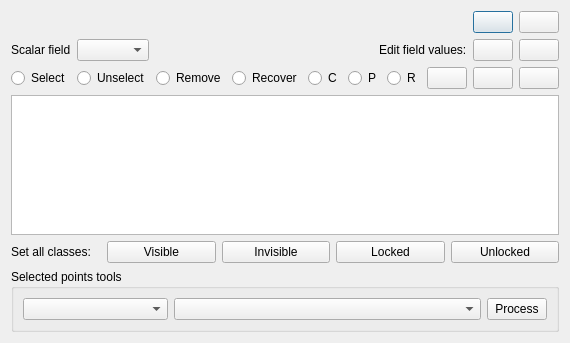
<?xml version="1.0" encoding="UTF-8"?>
<ui version="4.0">
 <class>ccToolsManualClassificationDlg</class>
 <widget class="QDialog" name="ccToolsManualClassificationDlg">
  <property name="geometry">
   <rect>
    <x>0</x>
    <y>0</y>
    <width>564</width>
    <height>343</height>
   </rect>
  </property>
  <property name="windowTitle">
   <string>Dialog</string>
  </property>
  <property name="locale">
   <locale language="English" country="UnitedStates"/>
  </property>
  <layout class="QGridLayout" name="gridLayout_2">
   <item row="0" column="0">
    <layout class="QHBoxLayout" name="horizontalLayout_4">
     <item>
      <spacer name="horizontalSpacer_3">
       <property name="orientation">
        <enum>Qt::Horizontal</enum>
       </property>
       <property name="sizeHint" stdset="0">
        <size>
         <width>40</width>
         <height>20</height>
        </size>
       </property>
      </spacer>
     </item>
     <item>
      <widget class="QPushButton" name="pbApply">
       <property name="toolTip">
        <string>apply and close dialog</string>
       </property>
       <property name="text">
        <string/>
       </property>
       <property name="icon">
        <iconset resource="../qTidopTools.qrc">
         <normaloff>:/CC/plugin/qTidopTools/images/ccSmallValidate.png</normaloff>:/CC/plugin/qTidopTools/images/ccSmallValidate.png</iconset>
       </property>
      </widget>
     </item>
     <item>
      <widget class="QPushButton" name="pbClose">
       <property name="toolTip">
        <string>close dialog</string>
       </property>
       <property name="text">
        <string/>
       </property>
       <property name="icon">
        <iconset resource="../qTidopTools.qrc">
         <normaloff>:/CC/plugin/qTidopTools/images/ccCancel.png</normaloff>:/CC/plugin/qTidopTools/images/ccCancel.png</iconset>
       </property>
      </widget>
     </item>
    </layout>
   </item>
   <item row="1" column="0">
    <layout class="QHBoxLayout" name="horizontalLayout_3">
     <item>
      <widget class="QLabel" name="label">
       <property name="sizePolicy">
        <sizepolicy hsizetype="Maximum" vsizetype="Preferred">
         <horstretch>0</horstretch>
         <verstretch>0</verstretch>
        </sizepolicy>
       </property>
       <property name="text">
        <string>Scalar field</string>
       </property>
       <property name="wordWrap">
        <bool>true</bool>
       </property>
      </widget>
     </item>
     <item>
      <widget class="QComboBox" name="cbScalarField">
       <property name="sizeAdjustPolicy">
        <enum>QComboBox::AdjustToContents</enum>
       </property>
      </widget>
     </item>
     <item>
      <spacer name="horizontalSpacer_4">
       <property name="orientation">
        <enum>Qt::Horizontal</enum>
       </property>
       <property name="sizeHint" stdset="0">
        <size>
         <width>40</width>
         <height>20</height>
        </size>
       </property>
      </spacer>
     </item>
     <item>
      <widget class="QLabel" name="label_2">
       <property name="text">
        <string>Edit field values:</string>
       </property>
      </widget>
     </item>
     <item>
      <widget class="QPushButton" name="pbAdd">
       <property name="toolTip">
        <string>add new class</string>
       </property>
       <property name="locale">
        <locale language="English" country="UnitedStates"/>
       </property>
       <property name="text">
        <string/>
       </property>
       <property name="icon">
        <iconset resource="../qTidopTools.qrc">
         <normaloff>:/CC/plugin/qTidopTools/images/ccPlus.png</normaloff>:/CC/plugin/qTidopTools/images/ccPlus.png</iconset>
       </property>
      </widget>
     </item>
     <item>
      <widget class="QPushButton" name="pbDelete">
       <property name="toolTip">
        <string>delete selected rows</string>
       </property>
       <property name="locale">
        <locale language="English" country="UnitedStates"/>
       </property>
       <property name="text">
        <string/>
       </property>
       <property name="icon">
        <iconset resource="../qTidopTools.qrc">
         <normaloff>:/CC/plugin/qTidopTools/images/ccDelete.png</normaloff>:/CC/plugin/qTidopTools/images/ccDelete.png</iconset>
       </property>
      </widget>
     </item>
    </layout>
   </item>
   <item row="2" column="0">
    <layout class="QHBoxLayout" name="horizontalLayout_6">
     <item>
      <layout class="QHBoxLayout" name="horizontalLayout_2">
       <item>
        <widget class="QRadioButton" name="rbSelect">
         <property name="toolTip">
          <string>Select points</string>
         </property>
         <property name="text">
          <string>Select</string>
         </property>
         <attribute name="buttonGroup">
          <string notr="true">rbEditOperationButtonGroup</string>
         </attribute>
        </widget>
       </item>
       <item>
        <widget class="QRadioButton" name="rbUnselect">
         <property name="toolTip">
          <string>Unselect points</string>
         </property>
         <property name="text">
          <string>Unselect</string>
         </property>
         <attribute name="buttonGroup">
          <string notr="true">rbEditOperationButtonGroup</string>
         </attribute>
        </widget>
       </item>
       <item>
        <widget class="QRadioButton" name="rbRemove">
         <property name="toolTip">
          <string>Remove points</string>
         </property>
         <property name="text">
          <string>Remove</string>
         </property>
         <attribute name="buttonGroup">
          <string notr="true">rbEditOperationButtonGroup</string>
         </attribute>
        </widget>
       </item>
       <item>
        <widget class="QRadioButton" name="rbRecover">
         <property name="toolTip">
          <string>Recover points</string>
         </property>
         <property name="text">
          <string>Recover</string>
         </property>
         <attribute name="buttonGroup">
          <string notr="true">rbEditOperationButtonGroup</string>
         </attribute>
        </widget>
       </item>
      </layout>
     </item>
     <item>
      <spacer name="horizontalSpacer">
       <property name="orientation">
        <enum>Qt::Horizontal</enum>
       </property>
       <property name="sizeHint" stdset="0">
        <size>
         <width>40</width>
         <height>20</height>
        </size>
       </property>
      </spacer>
     </item>
     <item>
      <layout class="QHBoxLayout" name="horizontalLayout_5">
       <item>
        <widget class="QRadioButton" name="rbEditCircle">
         <property name="toolTip">
          <string>Points edition by drawing circle</string>
         </property>
         <property name="text">
          <string>C</string>
         </property>
         <attribute name="buttonGroup">
          <string notr="true">rbEditModeButtonGroup</string>
         </attribute>
        </widget>
       </item>
       <item>
        <widget class="QRadioButton" name="rbEditPolygon">
         <property name="toolTip">
          <string>Points edition by drawing polygon</string>
         </property>
         <property name="text">
          <string>P</string>
         </property>
         <attribute name="buttonGroup">
          <string notr="true">rbEditModeButtonGroup</string>
         </attribute>
        </widget>
       </item>
       <item>
        <widget class="QRadioButton" name="rbEditRectangle">
         <property name="toolTip">
          <string>Points edition by drawing rectangle</string>
         </property>
         <property name="text">
          <string>R</string>
         </property>
         <attribute name="buttonGroup">
          <string notr="true">rbEditModeButtonGroup</string>
         </attribute>
        </widget>
       </item>
      </layout>
     </item>
     <item>
      <widget class="QPushButton" name="pbEditStart">
       <property name="toolTip">
        <string>Start points edition</string>
       </property>
       <property name="text">
        <string/>
       </property>
       <property name="icon">
        <iconset resource="../qTidopTools.qrc">
         <normaloff>:/CC/plugin/qTidopTools/images/ccStart.png</normaloff>:/CC/plugin/qTidopTools/images/ccStart.png</iconset>
       </property>
      </widget>
     </item>
     <item>
      <widget class="QPushButton" name="pbEditPause">
       <property name="toolTip">
        <string>return to transform camera mode</string>
       </property>
       <property name="text">
        <string/>
       </property>
       <property name="icon">
        <iconset resource="../qTidopTools.qrc">
         <normaloff>:/CC/plugin/qTidopTools/images/ccSmallPause.png</normaloff>:/CC/plugin/qTidopTools/images/ccSmallPause.png</iconset>
       </property>
      </widget>
     </item>
     <item>
      <widget class="QPushButton" name="pbEditApply">
       <property name="toolTip">
        <string>Apply operation with selected points by polygon or rectangle</string>
       </property>
       <property name="text">
        <string/>
       </property>
       <property name="icon">
        <iconset resource="../qTidopTools.qrc">
         <normaloff>:/CC/plugin/qTidopTools/images/ccSmallValidate.png</normaloff>:/CC/plugin/qTidopTools/images/ccSmallValidate.png</iconset>
       </property>
      </widget>
     </item>
    </layout>
   </item>
   <item row="3" column="0">
    <widget class="QTableView" name="tableView">
     <property name="toolTip">
      <string>&lt;html&gt;&lt;head/&gt;&lt;body&gt;&lt;p&gt;&lt;br/&gt;&lt;/p&gt;&lt;/body&gt;&lt;/html&gt;</string>
     </property>
     <attribute name="verticalHeaderVisible">
      <bool>false</bool>
     </attribute>
    </widget>
   </item>
   <item row="4" column="0">
    <layout class="QHBoxLayout" name="horizontalLayout">
     <item>
      <widget class="QLabel" name="label_4">
       <property name="minimumSize">
        <size>
         <width>90</width>
         <height>0</height>
        </size>
       </property>
       <property name="maximumSize">
        <size>
         <width>90</width>
         <height>16777215</height>
        </size>
       </property>
       <property name="text">
        <string>Set all classes:</string>
       </property>
      </widget>
     </item>
     <item>
      <widget class="QPushButton" name="pbSetAllVisible">
       <property name="text">
        <string>Visible</string>
       </property>
      </widget>
     </item>
     <item>
      <widget class="QPushButton" name="pbSetAllInvisible">
       <property name="text">
        <string>Invisible</string>
       </property>
      </widget>
     </item>
     <item>
      <widget class="QPushButton" name="pbSetAllLocked">
       <property name="text">
        <string>Locked</string>
       </property>
      </widget>
     </item>
     <item>
      <widget class="QPushButton" name="pbSetAllUnlocked">
       <property name="text">
        <string>Unlocked</string>
       </property>
      </widget>
     </item>
    </layout>
   </item>
   <item row="5" column="0">
    <widget class="QGroupBox" name="groupBox">
     <property name="title">
      <string>Selected points tools</string>
     </property>
     <layout class="QGridLayout" name="gridLayout">
      <item row="0" column="0">
       <widget class="QComboBox" name="cbSelectedPointsTools">
        <property name="minimumSize">
         <size>
          <width>145</width>
          <height>0</height>
         </size>
        </property>
        <property name="maximumSize">
         <size>
          <width>145</width>
          <height>16777215</height>
         </size>
        </property>
       </widget>
      </item>
      <item row="0" column="1">
       <widget class="QComboBox" name="cbSelectedPointsScalarValues"/>
      </item>
      <item row="0" column="2">
       <widget class="QPushButton" name="pbSelectedPointsProcess">
        <property name="maximumSize">
         <size>
          <width>60</width>
          <height>16777215</height>
         </size>
        </property>
        <property name="text">
         <string>Process</string>
        </property>
       </widget>
      </item>
     </layout>
    </widget>
   </item>
  </layout>
 </widget>
 <resources>
  <include location="../qTidopTools.qrc"/>
 </resources>
 <connections/>
 <buttongroups>
  <buttongroup name="rbEditModeButtonGroup"/>
  <buttongroup name="rbEditOperationButtonGroup"/>
 </buttongroups>
</ui>
